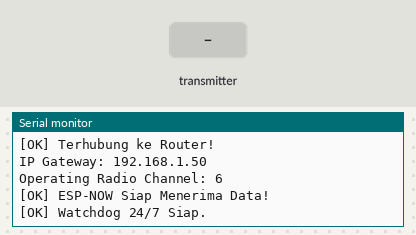
Simulated run of this sketch. Board: ESP32. Shown: the last lines printed to the serial monitor. The test bench sets the inputs (shaded band). WiFi joins after 1.5 s; servers stay silent unless stated.

Above: at 3.2 s.
3.3 s: the transmitter starts sending node_id = 0
At 3.61 s:
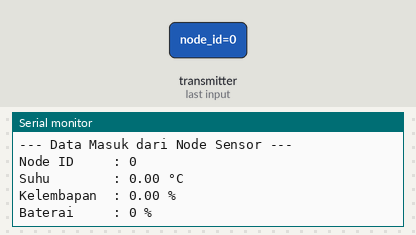
4.8 s: the transmitter starts sending temperature = 25
6.3 s: the transmitter starts sending humidity = 25
7.8 s: the transmitter starts sending battery_level = 25
At 8.2 s:
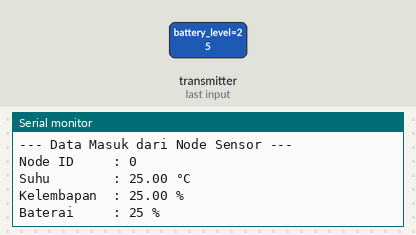
9.3 s: the transmitter starts sending node_id = 1
10.8 s: the transmitter starts sending temperature = 50
Timing chart, 0 to 13.3 s (numbered marks = the images above; inputs shaded):
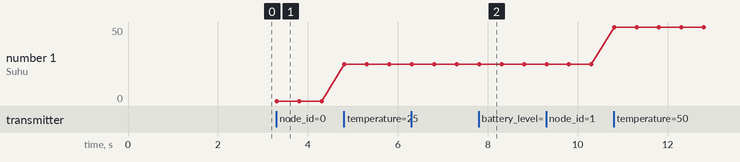

Measured:
- after the input at 3.3 s, the serial monitor: prints a new line at once (image 1)
- after the input at 7.8 s, the serial monitor: prints a new line at once (image 2)
- plotted number 1: 0 → 25 after the input at 4.8 s, 25 → 50 after the input at 10.8 s

The sketch:

Gateway_ESP32.ino
```cpp
#include <WiFi.h>
#include <esp_now.h>
#include <esp_wifi.h>
#include <esp_task_wdt.h>  // 1. Library Watchdog anti-hang

#define WDT_TIMEOUT 15     // Reset otomatis jika sistem freeze > 15 detik

// Konfigurasi Wi-Fi Router
const char* ssid = "NAMA_WIFI_ROUTER";
const char* password = "PASSWORD_WIFI";

// Struktur data (Wajib sama persis dengan sensor)
typedef struct struct_message {
  int node_id;
  float temperature;
  float humidity;
  int battery_level;
} struct_message;

struct_message incomingData;
volatile bool newDataAvailable = false;

// Timer non-blocking untuk cek Wi-Fi (anti delay)
unsigned long lastWiFiCheck = 0;
const unsigned long wifiCheckInterval = 10000; // Cek tiap 10 detik

// Callback ESP-NOW
void OnDataRecv(const uint8_t *mac_addr, const uint8_t *data, int len) {
  memcpy(&incomingData, data, sizeof(incomingData));
  newDataAvailable = true; // Setel bendera untuk diproses di loop
}

void setup() {
  Serial.begin(115200);
  delay(500);

  Serial.println("\n=== ESP-NOW to Wi-Fi Gateway 24/7 ===");

  // 1. Setup Wi-Fi
  WiFi.mode(WIFI_AP_STA);
  WiFi.setAutoReconnect(true); // Fitur otomatis ESP32 untuk nyambung lagi kalau putus
  WiFi.setSleep(false);        // Radio selalu aktif penuh, sensitivitas penerimaan maksimal
  WiFi.begin(ssid, password);

  Serial.print("Menghubungkan ke Wi-Fi");
  int timeout = 0;
  while (WiFi.status() != WL_CONNECTED && timeout < 25) {
    delay(500);
    Serial.print(".");
    timeout++;
  }

  if (WiFi.status() == WL_CONNECTED) {
    Serial.println("\n[OK] Terhubung ke Router!");
    Serial.print("IP Gateway: ");
    Serial.println(WiFi.localIP());
    Serial.print("Operating Radio Channel: ");
    Serial.println(WiFi.channel()); // Channel ini yang harus disamakan di Sensor Node
  } else {
    Serial.println("\n[WARN] Wi-Fi gagal konek saat boot, tetap lanjut mode offline.");
  }

  // 2. Inisialisasi ESP-NOW
  if (esp_now_init() != ESP_OK) {
    Serial.println("[ERROR] Gagal inisialisasi ESP-NOW, me-restart...");
    ESP.restart(); // Auto-recovery
  }

  esp_now_register_recv_cb(OnDataRecv);
  Serial.println("[OK] ESP-NOW Siap Menerima Data!");

  // 3. Aktifkan Hardware Watchdog
  esp_task_wdt_init(WDT_TIMEOUT, true);
  esp_task_wdt_add(NULL);
  Serial.println("[OK] Watchdog 24/7 Siap.");
}

void loop() {
  // Reset watchdog timer tiap siklus (tanda sistem sehat)
  esp_task_wdt_reset();

  // 1. Tangani data yang masuk dari Node Sensor
  if (newDataAvailable) {
    newDataAvailable = false;

    Serial.println("\n--- Data Masuk dari Node Sensor ---");
    Serial.printf("Node ID     : %d\n", incomingData.node_id);
    Serial.printf("Suhu        : %.2f °C\n", incomingData.temperature);
    Serial.printf("Kelembapan  : %.2f %%\n", incomingData.humidity);
    Serial.printf("Baterai     : %d %%\n", incomingData.battery_level);

    // Di sini tempat aman buat kirim ke MQTT, Firebase, atau Web API
    // Tidak akan bikin crash karena dieksekusi di loop(), bukan di interupsi
  }

  // 2. Pengecekan Wi-Fi tanpa 'delay()' (Non-blocking)
  if (millis() - lastWiFiCheck >= wifiCheckInterval) {
    lastWiFiCheck = millis();
    if (WiFi.status() != WL_CONNECTED) {
      Serial.println("[INFO] Wi-Fi terputus, mencoba rekoneksi...");
      WiFi.reconnect();
    }
  }

  // Berikan waktu jeda mikro untuk background task FreeRTOS
  delay(10);
}
```
